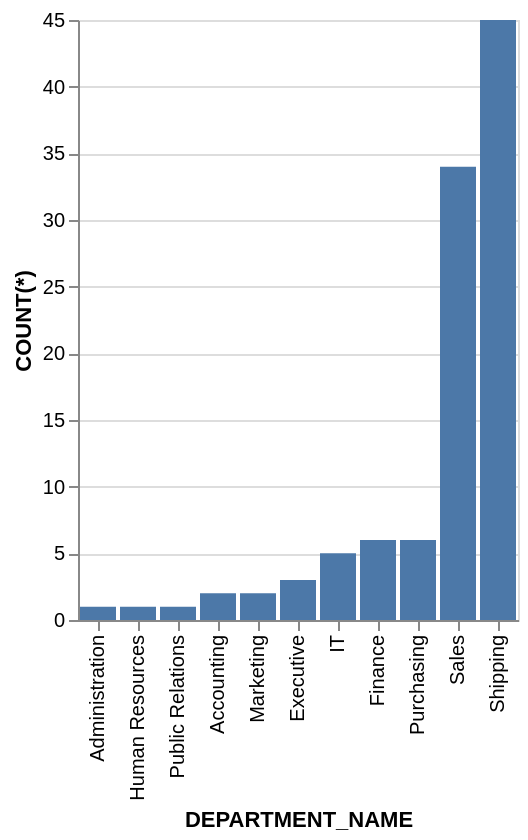

This figure's Vega-Lite source:
### Vega-Lite specification from a JSON file in a GitHub repository (floating-point values rounded to 4 significant figures)
{"data": {"values": [{"x_data": "Administration", "y_data": 1}, {"x_data": "Human Resources", "y_data": 1}, {"x_data": "Public Relations", "y_data": 1}, {"x_data": "Accounting", "y_data": 2}, {"x_data": "Marketing", "y_data": 2}, {"x_data": "Executive", "y_data": 3}, {"x_data": "IT", "y_data": 5}, {"x_data": "Finance", "y_data": 6}, {"x_data": "Purchasing", "y_data": 6}, {"x_data": "Sales", "y_data": 34}, {"x_data": "Shipping", "y_data": 45}]}, "mark": "bar", "encoding": {"x": {"field": "x_data", "type": "nominal", "title": "DEPARTMENT_NAME", "sort": {"op": "sum", "field": "y_data", "order": "ascending"}}, "y": {"field": "y_data", "type": "quantitative", "title": "COUNT(*)"}}}
